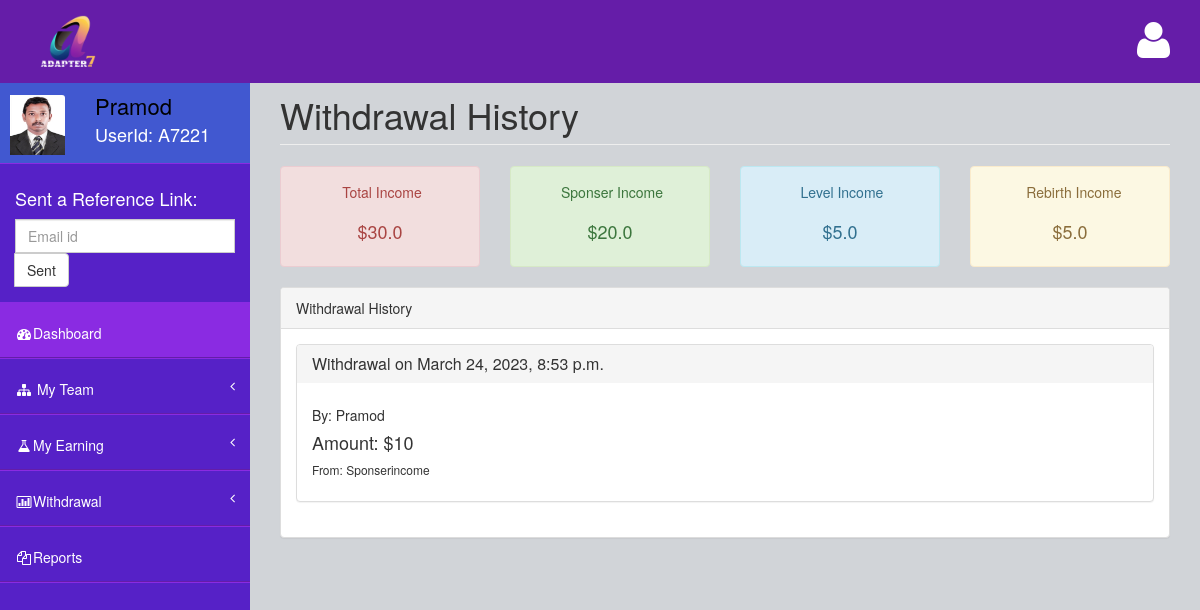
The app's page /WithdrawalHistory (signed in), older data.
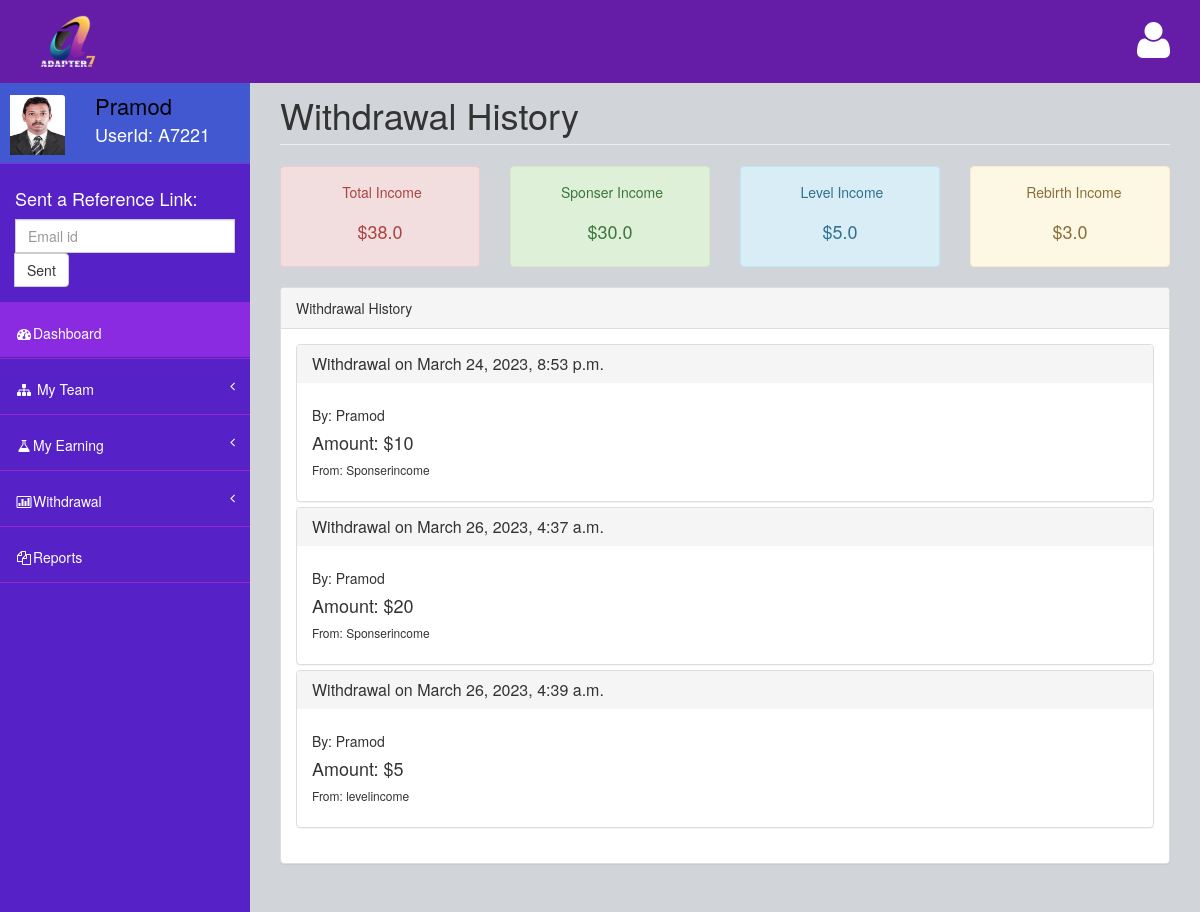
The same page, newer data.
### Home/models.py (models this page shows)
class UserDetails(models.Model):
    UserId = models.ForeignKey(User,on_delete=models.CASCADE)
    User_Key = models.CharField(max_length=255)
    User_Image = models.FileField(upload_to="profile_pic",null=True,blank=True)
    Hierachi_Level = models.IntegerField()
    Sponser_income = models.FloatField(null=True)
    Level_income = models.FloatField(null=True)
    My_income = models.FloatField(null=True)
    ReBirth_Income = models.FloatField(null=True)
    RebirthCount = models.IntegerField()

class Withdrawals(models.Model):
    user = models.ForeignKey(User,on_delete=models.SET_NULL,null=True,blank=True)
    date = models.DateTimeField(auto_now_add=True)
    IncomeType = models.CharField(max_length=255)
    Amount = models.CharField(max_length=20)

### Home/views.py (the view)
# urls.py: path("WithdrawalHistory",views.WithdrawalHistory,name="WithdrawalHistory"),
def WithdrawalHistory(request):
    history = Withdrawals.objects.filter(user = request.user)
    userdetails = UserDetails.objects.get(UserId = request.user)
    T1 = TeamOne.objects.filter(Sponser = request.user)
    T1_S = TeamOne.objects.get(team = userdetails)
    userdetails_sponser = UserDetails.objects.get(UserId = T1_S.Sponser)
    team = TeamMembers.objects.filter(sponser = userdetails)
    teammembers = []
    for member in team:
        m = UserDetails.objects.get(UserId = member.member)
        teammembers.append(m)
    context = {
        "userdetails":userdetails,
        "total":userdetails.Sponser_income + userdetails.Level_income + userdetails.ReBirth_Income,
        "T1":T1,
        'T1_count':T1.count(),
        "T1_S":userdetails_sponser,
        "teammembers":teammembers,
        "history":history
    }
    return render(request,'withdrawalhistory.html',context)

### templates/withdrawalhistory.html (shortened to what this page needs)
{% extends "index.html" %}
{% block content %}
<div class="row">
    <div class="col-lg-12">
        <h1 class="page-header">Withdrawal History</h1>
    </div>
</div>
<div class="col-lg-12">
</div>
<div class="row">
    <div class="col-lg-3">
        <div class="alert alert-danger text-center">
            &nbsp;<b></b>Total Income <br>
            <br>
            <h4>${{total}}</h4>
        </div>
    </div>
    <div class="col-lg-3">
        <div class="alert alert-success text-center">
            &nbsp;<b></b>Sponser Income <br><br>
            <h4>${{userdetails.Sponser_income}}</h4>
        </div>
    </div>
    <div class="col-lg-3">
        <div class="alert alert-info text-center">
            &nbsp;<b></b>Level Income <br><br>
            <h4>${{userdetails.Level_income}}</h4>
        </div>
    </div>
    <div class="col-lg-3">
        <div class="alert alert-warning text-center">
            &nbsp;<b> </b>Rebirth Income
            <br><br>
            <h4>${{userdetails.ReBirth_Income}}</h4>
        </div>
    </div>
</div>
<div class="row">
    <div class="col-lg-12">
        <div class="panel panel-default">
            <div class="panel-heading">
                Withdrawal History
            </div>
            <div class="panel-body">
                <div class="panel-group" id="accordion">
                    {% for h in history %}
                    <div class="panel panel-default">
                        <div class="panel-heading">
                            <h4 class="panel-title">
                                <a data-toggle="collapse" data-parent="#accordion" href="#collapseOne">Withdrawal on {{h.date}}</a>
                            </h4>
                        </div>
                        <div >
                            <div class="panel-body">
                                <h5>By: {{h.user.first_name}}</h5>
                                <h4>Amount: ${{h.Amount}}</h4>
                                <h6>From: {{h.IncomeType}}</h6>
                            </div>
                        </div>
                    </div>
                    {% endfor %}
                </div>
            </div>
        </div>
    </div>
</div>
{% endblock %}

### templates/index.html (shortened to what this page needs)
{% load static %}
<!DOCTYPE html>
<html>
<head>
    <link href="{%static 'assets/plugins/bootstrap/bootstrap.css' %}" rel="stylesheet" />
    <link href="{%static 'assets/font-awesome/css/font-awesome.css' %}" rel="stylesheet" />
    <link href="{%static 'assets/plugins/pace/pace-theme-big-counter.css' %}" rel="stylesheet" />
    <link href="{%static 'assets/css/style.css' %}" rel="stylesheet" />
    <link href="{%static 'assets/css/main-style.css' %}" rel="stylesheet" />
    <link href="{%static 'assets/plugins/morris/morris-0.4.3.min.css' %}" rel="stylesheet" />
</head>
<body>
    <div id="wrapper">
        <nav class="navbar navbar-default navbar-fixed-top" role="navigation" id="navbar">
            <div class="navbar-header">
                <a class="navbar-brand" href="{%url 'Index' %}">
                    <img src="{%static 'assets/img/logo.png' %}" alt="" />
                </a>
            </div>
            <ul class="nav navbar-top-links navbar-right">
                <li class="dropdown">
                    <a class="dropdown-toggle" data-toggle="dropdown" href="#">
                        <i class="fa fa-user fa-3x"></i>
                    </a>
                </li>
            </ul>
        </nav>
        <nav class="navbar-default navbar-static-side" role="navigation">
            <div class="sidebar-collapse">
                <ul class="nav" id="side-menu">
                    <li>
                        <div class="user-section">
                            <div class="user-section-inner">
                                <img src="{{userdetails.User_Image.url}}" alt="">
                            </div>
                            <div class="user-info">
                                <div>{{request.user.first_name}} <strong></strong></div>
                                <div class="user-text-online">
                                    UserId: {{userdetails.User_Key}}
                                </div>
                            </div>
                        </div>
                    </li>
                    <li class="sidebar-search">
                        <h4 style="color:white">Sent a Reference Link:</h4>
                        <div class="input-group custom-search-form">
                            <form action="{%url 'SentRefrelLink' userdetails.id %}" method="post">
                                <input type="email" class="form-control" name="email" placeholder="Email id">
                                <span class="input-group-btn">
                                    <button class="btn btn-default" type="submit">
                                        Sent
                                    </button>
                                </span>
                            </form>
                        </div>
                    </li>
                    <li class="selected">
                        <a href="{%url 'Index' %}"><i class="fa fa-dashboard fa-fw"></i>Dashboard</a>
                    </li>
                    <li>
                        <a href="#"><i class="fa fa-sitemap fa-fw"></i> My Team<span class="fa arrow"></span></a>
                    </li>
                    <li>
                        <a href="#"><i class="fa fa-flask fa-fw"></i>My Earning<span class="fa arrow"></span></a>
                    </li>
                    <li>
                        <a href="#"><i class="fa fa-bar-chart-o fa-fw"></i>Withdrawal<span class="fa arrow"></span></a>
                    </li>
                    <li>
                        <a href="#"><i class="fa fa-files-o fa-fw"></i>Reports</a>
                    </li>
                </ul>
            </div>
        </nav>
        <div id="page-wrapper">
            {% block content %}{% endblock content %}
        </div>
    </div>
</body>
</html>

### static/assets/css/style.css (style rules this page uses)
body { background-color: rgb(65,88,208) !important; }
#wrapper { width: 100%; margin-top: 55px!important; background-color:rgb(86, 33, 199); }
#page-wrapper { padding: 0 15px; min-height: 568px; background-color:rgb(209, 212, 216); }
.navbar-static-side ul li { border-bottom:1px solid blueviolet !important; }
.navbar-top-links li { display: inline-block; }
.navbar-top-links li:last-child { margin-right: 15px; }
.navbar-top-links li a { padding: 20px; min-height: 50px; }
.sidebar-search { padding: 15px; }
.arrow { float: right; }
.fa.arrow:before { content: "\f104"; }
@media (min-width:768px) { .navbar-static-side { z-index: 1; position: absolute; width: 250px; } }

### static/assets/css/main-style.css (style rules this page uses)
.user-section-inner { height: 65px; width: 65px; -moz-border-radius: 3px; -webkit-border-radius: 3px; border-radius: 3px; overflow: hidden; display: inline-block; float: left; margin-right: 15px; margin-top: 20px; }
.user-section-inner img { margin-left:10px; width:55px; height:60px; }
.user-info { display: block; color:#000!important; display: inline-block; padding: 15px; margin-bottom: 0px }
.user-text-online { font-size:18px; color:#fff }
.navbar-top-links > li > a { color: #FFFFFF; }
.nav > li > a { padding: 20px 15px; }
#side-menu { background-color:rgb(86, 33, 199); }
#side-menu a { color:#fff; border-bottom: 1px solid rgb(101, 29, 168) !important; height: 55px; }
.selected { background-color:blueviolet; }
#navbar { background-color:rgb(101, 29, 168); }
.navbar-brand { padding-left:20px; }
.navbar-brand img { width:100px; margin-top: -20px; }
.navbar-default { border-color: rgb(101, 29, 168); }
@media (min-width:768px) { #page-wrapper { position: inherit; margin: 0 0 0 250px; padding: 0 30px; min-height: 1000px; } }

Row changes from the older to the newer data that the page shows:
changed UserDetails: Sponser_income "20.0" → "30.0"; ReBirth_Income "5.0" → "3.0"
added Withdrawals: date "March 26, 2023, 4:37 a.m.", user.first_name "Pramod", Amount "20", IncomeType "Sponserincome"
added Withdrawals: date "March 26, 2023, 4:39 a.m.", user.first_name "Pramod", Amount "5", IncomeType "levelincome"
Text that changed along with them:
{{ total }}: "30.0" → "38.0"
